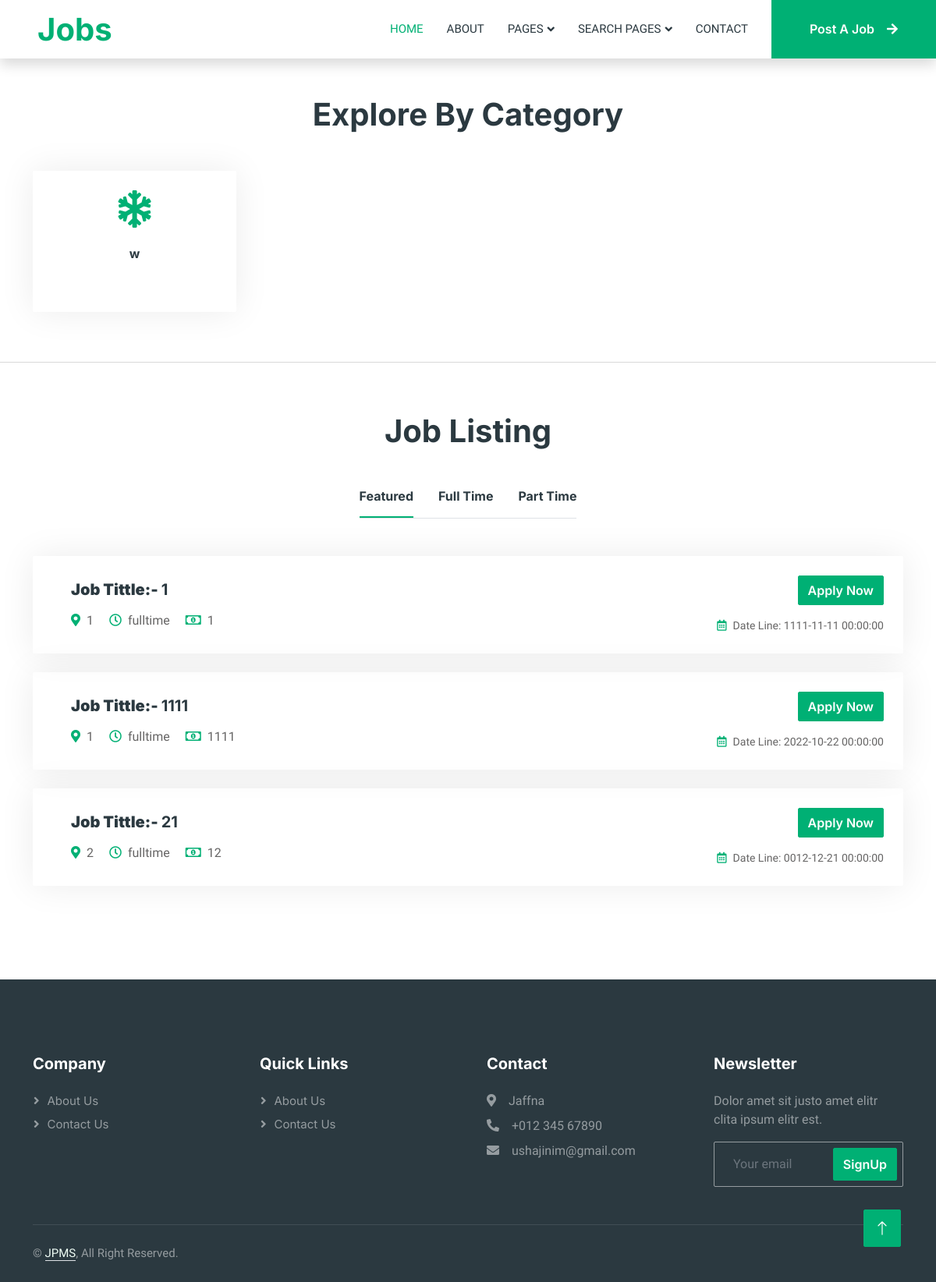
The page / on the database its author committed.
### tables this page shows
CREATE TABLE `tbl_job_cat` (
  `cat_id` int(10) NOT NULL,
  `category_name` varchar(50) NOT NULL
);

CREATE TABLE `tbl_job` (
  `job_id` int(200) NOT NULL,
  `company_id` int(200) NOT NULL,
  `type_id` int(20) NOT NULL,
  `cat_id` int(20) NOT NULL,
  `job_tittle` varchar(100) NOT NULL,
  `job_desc` varchar(200) NOT NULL,
  `job_salary` int(200) NOT NULL,
  `contact_name` varchar(200) NOT NULL,
  `email` varchar(200) NOT NULL,
  `mobile` varchar(10) NOT NULL,
  `post_date` datetime NOT NULL,
  `end_date` datetime NOT NULL,
  `apStatus` tinyint(2) NOT NULL DEFAULT 1
);

CREATE TABLE `tbl_company` (
  `company_id` int(200) NOT NULL,
  `company_name` varchar(200) NOT NULL,
  `web` varchar(200) NOT NULL,
  `mobile` varchar(10) NOT NULL,
  `country` varchar(200) NOT NULL,
  `address` varchar(200) NOT NULL,
  `email` varchar(200) NOT NULL,
  `password` varchar(10) NOT NULL,
  `verify_token` varchar(200) NOT NULL,
  `verify_status` tinyint(4) NOT NULL DEFAULT 0,
  `create_time` datetime NOT NULL DEFAULT current_timestamp(),
  `update_time` datetime NOT NULL DEFAULT current_timestamp(),
  `filename` varchar(200) NOT NULL
);

CREATE TABLE `tbl_job_type` (
  `type_id` int(10) NOT NULL,
  `job_type` varchar(50) NOT NULL
);

### index.php (the view, shortened to what this page needs)
<?php
    include 'add/header.php';
    include 'add/navbar.php';
?>
        <div class="container-xxl py-5">
            <div class="container">
                <h1 class="text-center mb-5 wow fadeInUp" data-wow-delay="0.1s">Explore By Category</h1>
                <div class="row g-4">
                <?php
                        include("database\connect.php");
                        $displaySql=" SELECT COUNT(tbl_job.job_id),tbl_job_cat.*
                        FROM tbl_job
                        LEFT JOIN tbl_job_cat
                        ON tbl_job.cat_id = tbl_job_cat.cat_id WHERE tbl_job.apStatus=1";
                        $query_run=mysqli_query($con,$displaySql);
                        if(mysqli_num_rows($query_run)>0)
                        {
                        while($row=mysqli_fetch_assoc($query_run))
                        {
                    ?>
                    <div class="col-lg-3 col-sm-6 wow fadeInUp" data-wow-delay="0.1s">
                        <a class="cat-item bg-muted rounded p-4 text-center" href="">
                            <i class="fa fa-3x fa-snowflake text-primary mb-4"></i>
                            <h6 class="mb-3"><?php echo $row['category_name'];?></h6><br>
                        </a>
                    </div>
                    <?php
                        }
                        }else{
                        echo "no records found the database";
                        }
                    ?>
                </div>
            </div>
        </div>
        <hr>
        <div class="container-xxl py-5">
            <div class="container">
                <h1 class="text-center mb-5 wow fadeInUp" data-wow-delay="0.1s">Job Listing</h1>
                <div class="tab-class text-center wow fadeInUp" data-wow-delay="0.3s">
                    <ul class="nav nav-pills d-inline-flex justify-content-center border-bottom mb-5">
                        <li class="nav-item">
                            <a class="d-flex align-items-center text-start mx-3 ms-0 pb-3 active" data-bs-toggle="pill" href="#tab-1">
                                <h6 class="mt-n1 mb-0">Featured</h6>
                            </a>
                        </li>
                        <li class="nav-item">
                            <a class="d-flex align-items-center text-start mx-3 pb-3" data-bs-toggle="pill" href="#tab-2">
                                <h6 class="mt-n1 mb-0">Full Time</h6>
                            </a>
                        </li>
                        <li class="nav-item">
                            <a class="d-flex align-items-center text-start mx-3 me-0 pb-3" data-bs-toggle="pill" href="#tab-3">
                                <h6 class="mt-n1 mb-0">Part Time</h6>
                            </a>
                        </li>
                    </ul>
                    <div class="tab-content">
                        <div id="tab-1" class="tab-pane fade show p-0 active">
                        <?php
            include("database\connect.php");
            $displaySql="SELECT tbl_job.*,tbl_job_type.job_type,tbl_company.country
            FROM tbl_job
            LEFT JOIN tbl_company
            ON tbl_job.company_id=tbl_company.company_id
            LEFT JOIN tbl_job_type
            ON tbl_job.type_id = tbl_job_type.type_id  where apStatus=1";
            $query_run=mysqli_query($con,$displaySql);
            if(mysqli_num_rows($query_run)>0)
            {
            while($row=mysqli_fetch_assoc($query_run))
            {
          ?>
                            <div class="job-item p-4 mb-4">
                                <div class="row g-4">
                                    <div class="col-sm-12 col-md-8 d-flex align-items-center">
                                        <div class="text-start ps-4">
                                            <h5 class="mb-3"><strong> Job Tittle:- </strong> <?php echo $row['job_tittle'];?></h5>
                                            <span class="text-truncate me-3"><i class="fa fa-map-marker-alt text-primary me-2"></i><?php echo $row['country'];?></span>
                                            <span class="text-truncate me-3"><i class="far fa-clock text-primary me-2"></i><?php echo $row['job_type'];?></span>
                                            <span class="text-truncate me-0"><i class="far fa-money-bill-alt text-primary me-2"></i><?php echo $row['job_salary'];?></span>
                                        </div>
                                    </div>
                                    <div class="col-sm-12 col-md-4 d-flex flex-column align-items-start align-items-md-end justify-content-center">
                                        <div class="d-flex mb-3">
                                            <a class="btn btn-primary" href="seeker/index.php">Apply Now</a>
                                        </div>
                                        <small class="text-truncate"><i class="far fa-calendar-alt text-primary me-2"></i>Date Line: <?php echo $row['end_date'];?></small>
                                    </div>
                                </div>
                            </div>
                            <?php
            }
            }else{
             echo "no records found the database";
            }
          ?>
                        </div>
                    </div>
                </div>
            </div>
        </div>
<?php
        include 'add/footer.php';
        include 'add/scripts.php';
        ?>

### css/style.css (style rules this page uses)
:root { --primary: #00B074; --secondary: #2B9BFF; --light: #EFFDF5; --dark: #2B3940; }
.btn { font-family: 'Inter', sans-serif; font-weight: 600; transition: .5s; }
.btn.btn-primary, .btn.btn-secondary { color: #FFFFFF; }
.cat-item { display: block; box-shadow: 0 0 45px rgba(0, 0, 0, .08); border: 1px solid transparent; transition: .5s; }
.nav-pills .nav-item .active { border-bottom: 2px solid var(--primary); }
.job-item { border: 1px solid transparent; border-radius: 2px; box-shadow: 0 0 45px rgba(0, 0, 0, .08); transition: .5s; }

### rows shown on the page
tbl_job_cat: category_name "w"
tbl_job: job_tittle "1", company.country "1", type.job_type "fulltime", job_salary "1", end_date "1111-11-11 00:00:00"
tbl_job: job_tittle "1111", company.country "1", type.job_type "fulltime", job_salary "1111", end_date "2022-10-22 00:00:00"
tbl_job: job_tittle "21", company.country "2", type.job_type "fulltime", job_salary "12", end_date "0012-12-21 00:00:00"
